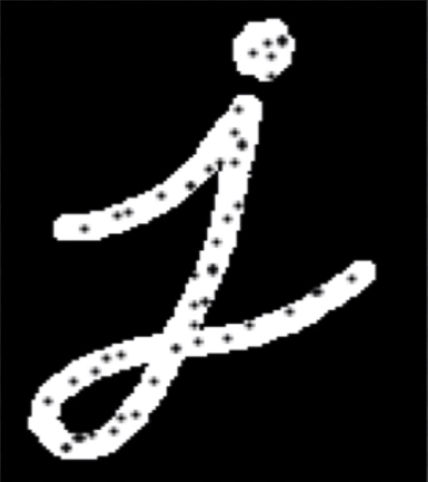
#> input picture OpenCV实战/1_基础操作/dot_in_i.png, 428 x 482 px
$ python 24_morphOpeartion.py
#> lines starting #> are read from the running program, lines starting #| are printed output that depends on the picture; after the words box and inside, x2 and y2 are one past the last pixel; in counts of white or black regions, pixels touching at a corner belong together
"""
形态学操作:
    开运算: 先腐蚀后膨胀, 用于消除图片外面的噪点.
    闭运算: 先膨胀后腐蚀, 用于消除中间区域内部的噪点.
    形态学梯度: 原图-腐蚀, 得到的就是边缘部分, 不过卷积核的选择是非常重要的.
    顶帽:
    黑帽


"""

import cv2 as cv
import numpy as np


# [40 lines left out: function open_operation, not called in this run]


def close_operation():
    """
    闭运算: 先膨胀后腐蚀, 用于去除图像内部的噪点.
    :return:
    """

    # read image
    img_gray = cv.imread("dot_in_i.png", cv.IMREAD_GRAYSCALE)  # 直接读取灰度图
#> img_gray: shape (482, 428); min 0, max 255, mean 36.2

    # image binary
    ret, img_bin = cv.threshold(img_gray, 130, 255, cv.THRESH_BINARY)
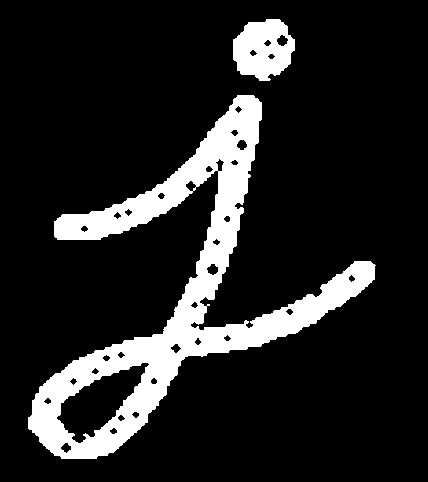
#> img_bin: shape (482, 428); 14.2% white; 2 white regions, box (x1, y1, x2, y2) and area: (28, 95, 376, 459) 26616, (233, 19, 295, 81) 2739

    # get kernel
    kernel = cv.getStructuringElement(cv.MORPH_RECT, (11, 11))  # 这里ksize是可以调整的, 取决于闭运算效果
    # 开运算:
    img_close = cv.morphologyEx(img_bin, cv.MORPH_CLOSE, kernel)
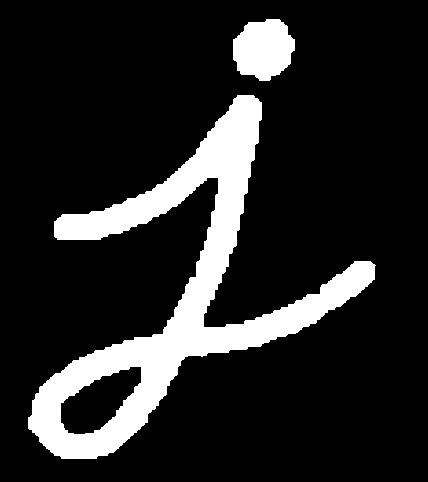
#> img_close: shape (482, 428); 15% white; 2 white regions, box (x1, y1, x2, y2) and area: (28, 95, 376, 459) 28082, (233, 19, 295, 81) 2910

    # show image
    cv.imshow("img", np.hstack([img_bin, img_close]))
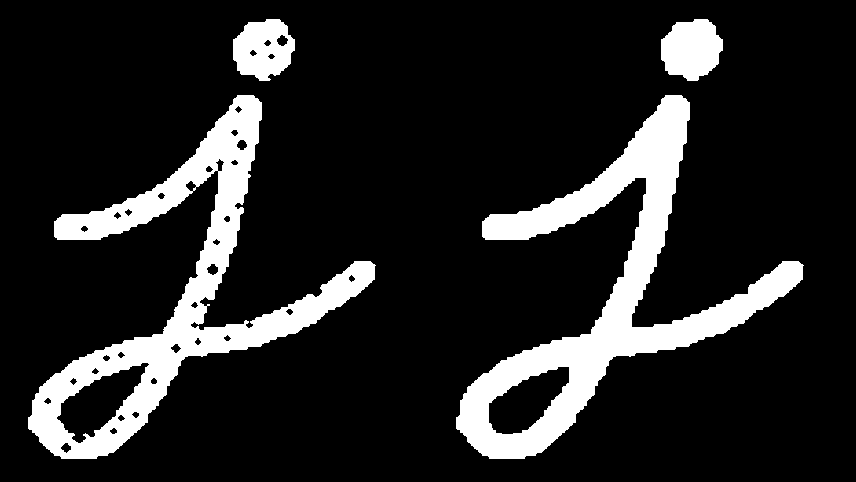
#> window 'img': shape (482, 856); 14.6% white; 4 white regions, box (x1, y1, x2, y2) and area: (456, 95, 804, 459) 28082, (28, 95, 376, 459) 26616, (661, 19, 723, 81) 2910, (233, 19, 295, 81) 2739
    # 可见, 从左到右依次是二值化图, 以及经过闭运算后的图形.
    # 可见, 闭运算是去除黑底白色物体中, 白色物体的黑色噪点

    cv.waitKey(0)

    cv.destroyAllWindows()


# [76 lines left out: functions morphology_gradient, morphology_tophat, morphology_blackhat, not called in this run]


if __name__ == '__main__':
    # open_operation()
    close_operation()
    # morphology_gradient()
    # morphology_tophat()
    # morphology_blackhat()

$ run again, with OpenCV实战/1_基础操作/hand.png copied over OpenCV实战/1_基础操作/dot_in_i.png
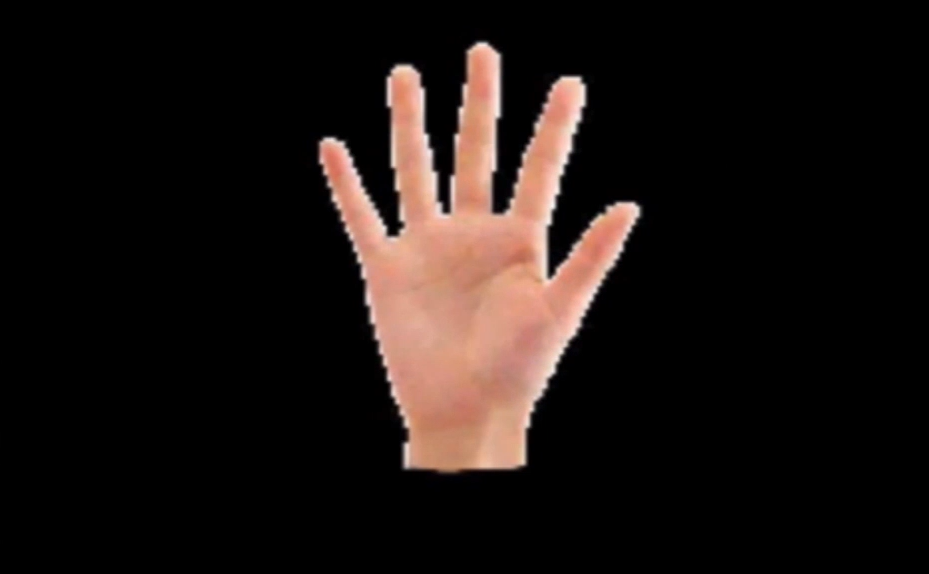
#> input picture OpenCV实战/1_基础操作/hand.png, 929 x 574 px
#> in close_operation, `ret, img_bin = cv.threshold(img_gray, 130, 255, cv.THRESH_BINARY)`:
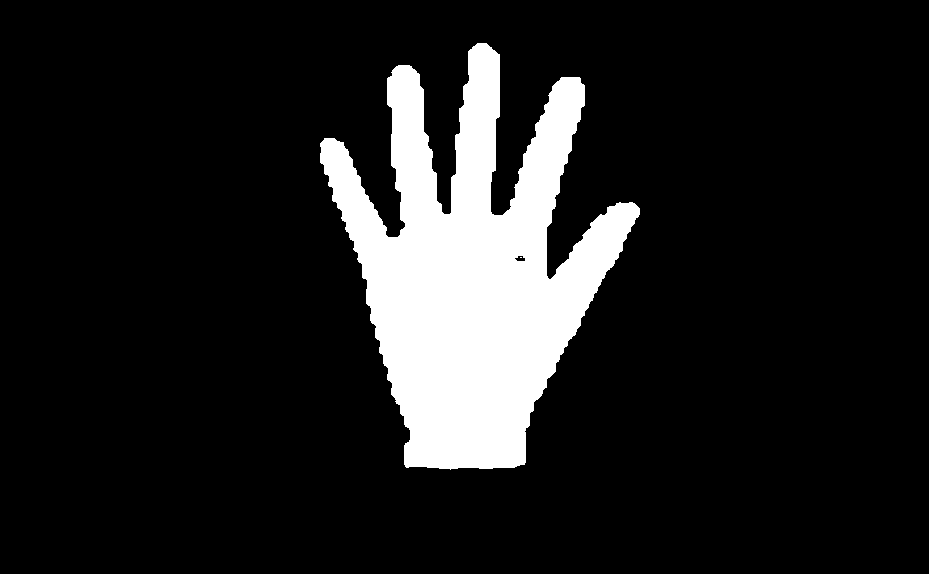
#> img_bin: shape (574, 929); 12.6% white; 2 white regions (1 under 20 px), largest, box (x1, y1, x2, y2) and area: (320, 43, 640, 470) 66932
#> img_close: shape (574, 929); 12.6% white; 1 white region, box (x1, y1, x2, y2) and area: (320, 43, 640, 470) 67372
#> in close_operation, `cv.imshow("img", np.hstack([img_bin, img_close]))`:
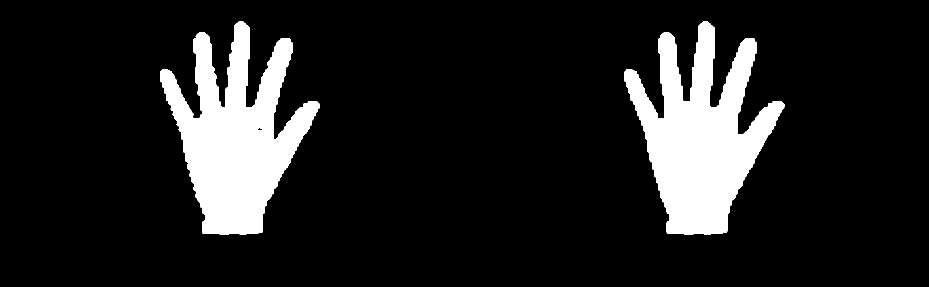
#> window 'img': shape (574, 1858) (shown at 1/2 size); 12.6% white; 3 white regions (1 under 20 px), largest, box (x1, y1, x2, y2) and area: (1249, 43, 1569, 470) 67372, (320, 43, 640, 470) 66932
